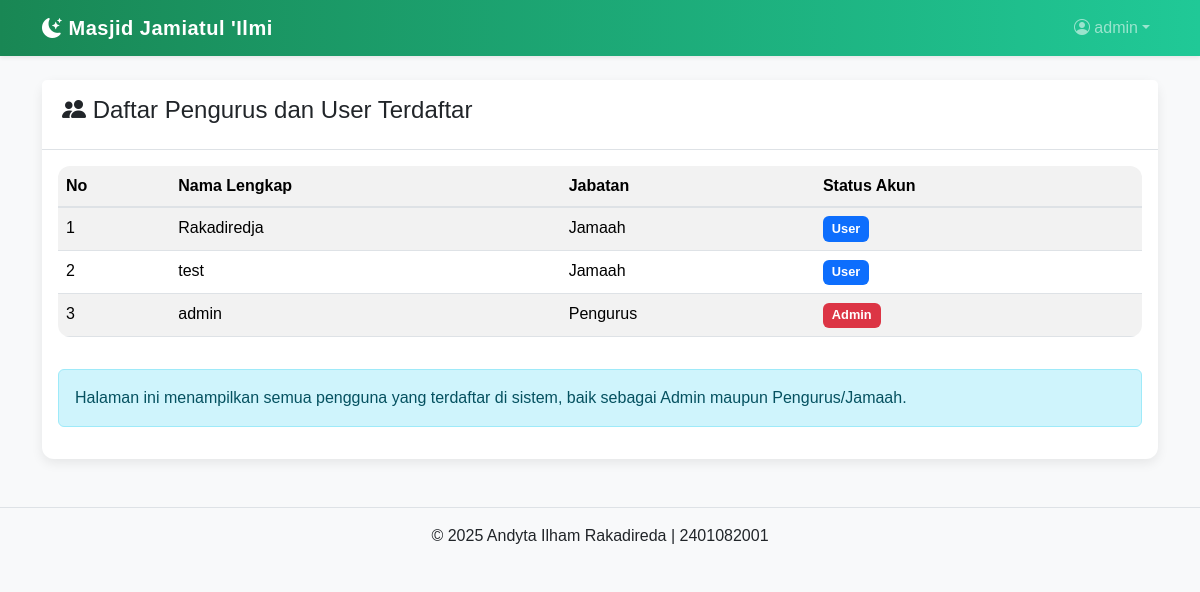
The page /user/view_pengurus.php (signed in) on the database its author committed.
### tables this page shows
CREATE TABLE `raka_pengurus` (
  `id_pengurus` int(11) NOT NULL,
  `id_user` int(11) NOT NULL,
  `nama_lengkap` varchar(100) NOT NULL,
  `jabatan` varchar(50) NOT NULL,
  `no_telepon` varchar(15) DEFAULT NULL,
  `alamat` text DEFAULT NULL,
  `status` enum('Aktif','Tidak Aktif') NOT NULL
);

CREATE TABLE `raka_user` (
  `id_user` int(11) NOT NULL,
  `username` varchar(50) NOT NULL,
  `password` varchar(255) NOT NULL,
  `role` enum('user','admin') NOT NULL,
  `created_at` timestamp NOT NULL DEFAULT current_timestamp()
);

### user/view_pengurus.php (the view, shortened to what this page needs)
<?php
include_once('../includes/header_user.php');
$pengurus = $conn->query("SELECT p.nama_lengkap, p.jabatan, p.status, u.role FROM raka_pengurus p JOIN raka_user u ON p.id_user = u.id_user ORDER BY u.role, p.nama_lengkap ASC");
?>
<div class="card">
    <div class="card-header">
        <h4><i class="bi bi-people-fill"></i> Daftar Pengurus dan User Terdaftar</h4>
    </div>
    <div class="card-body">
        <div class="table-responsive">
            <table class="table table-striped table-hover">
                <thead class="table-light">
                    <tr>
                        <th>No</th>
                        <th>Nama Lengkap</th>
                        <th>Jabatan</th>
                        <th>Status Akun</th>
                    </tr>
                </thead>
                <tbody>
                    <?php
                    $no = 1;
                    while ($row = $pengurus->fetch_assoc()):
                    ?>
                    <tr>
                        <td><?= $no++ ?></td>
                        <td><?= htmlspecialchars($row['nama_lengkap']) ?></td>
                        <td><?= htmlspecialchars($row['jabatan']) ?></td>
                        <td>
                            <span class="badge bg-<?= $row['role']=='admin' ? 'danger' : 'primary' ?>">
                                <?= ucfirst($row['role']) ?>
                            </span>
                        </td>
                    </tr>
                    <?php endwhile; ?>
                </tbody>
            </table>
        </div>
        <div class="alert alert-info mt-3">
            Halaman ini menampilkan semua pengguna yang terdaftar di sistem, baik sebagai Admin maupun Pengurus/Jamaah.
        </div>
    </div>
</div>
<?php include_once('../includes/footer.php'); ?>

### css/style.css (style rules this page uses)
body { background-color: #f8f9fa; font-family: 'Poppins', sans-serif; }
.card { border: none; box-shadow: 0 4px 12px rgba(0, 0, 0, 0.08); border-radius: 0.75rem; transition: transform 0.2s ease-in-out, box-shadow 0.2s ease-in-out; }
.card-header { background-color: #ffffff; border-bottom: 1px solid #dee2e6; font-weight: 600; padding: 1rem 1.25rem; }
.table { border-radius: 0.75rem; overflow: hidden; }
.table thead th { background-color: #f2f2f2; border-bottom: 2px solid #dee2e6; }
.badge { font-size: 0.8rem; padding: 0.5em 0.7em; }

### rows shown on the page
raka_pengurus: nama_lengkap "Rakadiredja", jabatan "Jamaah", id_user.role "User"
raka_pengurus: nama_lengkap "test", jabatan "Jamaah", id_user.role "User"
raka_pengurus: nama_lengkap "admin", jabatan "Pengurus", id_user.role "Admin"

### other values the page prints
$_SESSION['nama_lengkap'] "admin"
